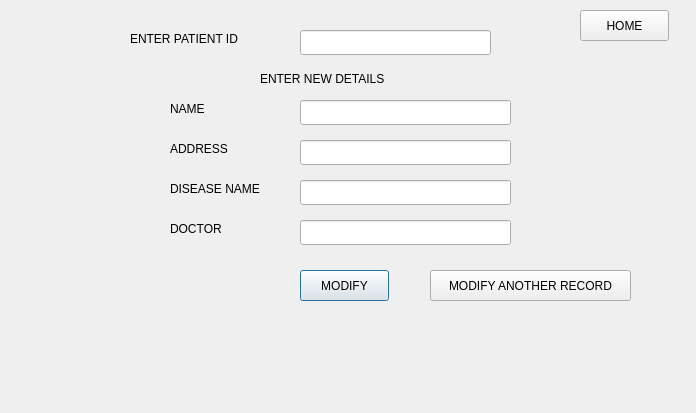
<?xml version="1.0" encoding="UTF-8"?>
<ui version="4.0">
 <class>modify</class>
 <widget class="QDialog" name="modify">
  <property name="geometry">
   <rect>
    <x>0</x>
    <y>0</y>
    <width>696</width>
    <height>413</height>
   </rect>
  </property>
  <property name="windowTitle">
   <string>Dialog</string>
  </property>
  <widget class="QLabel" name="label">
   <property name="geometry">
    <rect>
     <x>130</x>
     <y>30</y>
     <width>131</width>
     <height>17</height>
    </rect>
   </property>
   <property name="text">
    <string>ENTER PATIENT ID</string>
   </property>
  </widget>
  <widget class="QLineEdit" name="lineEdit">
   <property name="geometry">
    <rect>
     <x>300</x>
     <y>30</y>
     <width>191</width>
     <height>25</height>
    </rect>
   </property>
  </widget>
  <widget class="QLabel" name="label_2">
   <property name="geometry">
    <rect>
     <x>260</x>
     <y>70</y>
     <width>151</width>
     <height>17</height>
    </rect>
   </property>
   <property name="text">
    <string>ENTER NEW DETAILS</string>
   </property>
  </widget>
  <widget class="QLabel" name="label_3">
   <property name="geometry">
    <rect>
     <x>170</x>
     <y>100</y>
     <width>67</width>
     <height>17</height>
    </rect>
   </property>
   <property name="text">
    <string>NAME</string>
   </property>
  </widget>
  <widget class="QLabel" name="label_4">
   <property name="geometry">
    <rect>
     <x>170</x>
     <y>140</y>
     <width>67</width>
     <height>17</height>
    </rect>
   </property>
   <property name="text">
    <string>ADDRESS</string>
   </property>
  </widget>
  <widget class="QLabel" name="label_5">
   <property name="geometry">
    <rect>
     <x>170</x>
     <y>180</y>
     <width>111</width>
     <height>17</height>
    </rect>
   </property>
   <property name="text">
    <string>DISEASE NAME</string>
   </property>
  </widget>
  <widget class="QLabel" name="label_6">
   <property name="geometry">
    <rect>
     <x>170</x>
     <y>220</y>
     <width>67</width>
     <height>17</height>
    </rect>
   </property>
   <property name="text">
    <string>DOCTOR</string>
   </property>
  </widget>
  <widget class="QLineEdit" name="lineEdit_2">
   <property name="geometry">
    <rect>
     <x>300</x>
     <y>100</y>
     <width>211</width>
     <height>25</height>
    </rect>
   </property>
  </widget>
  <widget class="QLineEdit" name="lineEdit_3">
   <property name="geometry">
    <rect>
     <x>300</x>
     <y>140</y>
     <width>211</width>
     <height>25</height>
    </rect>
   </property>
  </widget>
  <widget class="QLineEdit" name="lineEdit_4">
   <property name="geometry">
    <rect>
     <x>300</x>
     <y>180</y>
     <width>211</width>
     <height>25</height>
    </rect>
   </property>
  </widget>
  <widget class="QLineEdit" name="lineEdit_5">
   <property name="geometry">
    <rect>
     <x>300</x>
     <y>220</y>
     <width>211</width>
     <height>25</height>
    </rect>
   </property>
  </widget>
  <widget class="QPushButton" name="pushButton">
   <property name="geometry">
    <rect>
     <x>300</x>
     <y>270</y>
     <width>89</width>
     <height>31</height>
    </rect>
   </property>
   <property name="text">
    <string>MODIFY</string>
   </property>
  </widget>
  <widget class="QPushButton" name="pushButton_2">
   <property name="geometry">
    <rect>
     <x>430</x>
     <y>270</y>
     <width>201</width>
     <height>31</height>
    </rect>
   </property>
   <property name="text">
    <string>MODIFY ANOTHER RECORD</string>
   </property>
  </widget>
  <widget class="QPushButton" name="pushButton_3">
   <property name="geometry">
    <rect>
     <x>580</x>
     <y>10</y>
     <width>89</width>
     <height>31</height>
    </rect>
   </property>
   <property name="text">
    <string>HOME</string>
   </property>
  </widget>
 </widget>
 <resources/>
 <connections/>
</ui>
